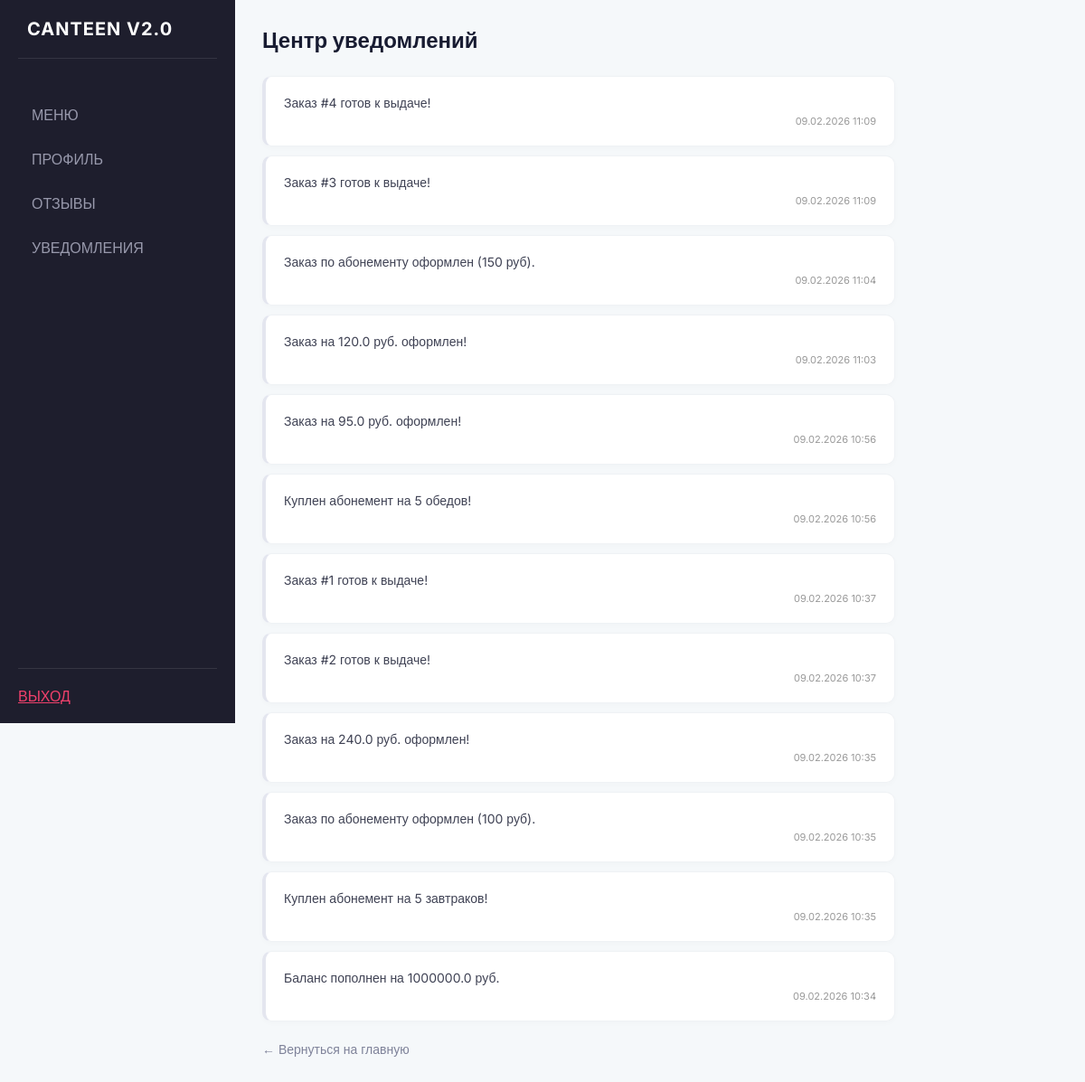
The page /notifications (signed in) on the database its author committed.
### models.py (models this page shows)
class Notification(db.Model):
    id = db.Column(db.Integer, primary_key=True)
    user_id = db.Column(db.Integer, db.ForeignKey('user.id'))
    text = db.Column(db.Text, nullable=False)
    is_read = db.Column(db.Boolean, default=False)
    date = db.Column(db.DateTime, default=datetime.now)

### app.py (the view)
@app.route('/notifications')
def notifications():
    notifs = get_notifications(session['user_id'])
    mark_all_notifications_read(session['user_id'])
    user = get_user_by_id(session['user_id'])
    return render_template('notifications.html', notifications=notifs, user=user)

### app.py (called while the page is built)
@app.after_request
def add_no_cache_headers(response):
    response.headers['Cache-Control'] = 'no-cache, no-store, must-revalidate, post-check=0, pre-check=0'
    response.headers['Pragma'] = 'no-cache'
    response.headers['Expires'] = '0'
    return response

@app.before_request
def check_session():
    public_routes = ['login', 'register', 'static', 'index']
    endpoint = request.endpoint
    if not endpoint:
        return
    if endpoint in public_routes:
        return
    if 'user_id' not in session:
        flash('Пожалуйста, войдите в систему')
        return redirect(url_for('login'))
    required_role = ROLE_REQUIRED.get(endpoint)
    if required_role is not None:
        user_role = session.get('role')
        if user_role != required_role:
            flash('У вас нет прав для доступа к этой странице')
            home = ROLE_HOME.get(user_role, 'login')
            return redirect(url_for(home))

@app.context_processor
def inject_unread_count():
    if 'user_id' in session:
        unread = get_unread_notifications(session['user_id'])
        return {'unread_count': len(unread)}
    return {'unread_count': 0}

### db_functions.py (called while the page is built)
def get_user_by_id(user_id):
    return User.query.get(user_id)

def get_notifications(user_id):
    return Notification.query.filter_by(user_id=user_id).order_by(Notification.date.desc()).all()

def get_unread_notifications(user_id):
    return Notification.query.filter_by(user_id=user_id, is_read=False).all()

def mark_all_notifications_read(user_id):
    notifs = Notification.query.filter_by(user_id=user_id, is_read=False).all()
    for n in notifs:
        n.is_read = True
    db.session.commit()

### templates/notifications.html (shortened to what this page needs)
{% extends 'base.html' %}
{% block content %}
<div style="max-width: 700px;">
    <h1>Центр уведомлений</h1>
    {% if notifications %}
        <div style="display: flex; flex-direction: column; gap: 10px;">
        {% for notif in notifications %}
            <div style="background: white; padding: 20px; border-radius: 10px; border: 1px solid #eff2f5; border-left: 4px solid {% if not notif.is_read %}var(--primary){% else %}#e4e6ef{% endif %}; box-shadow: 0 2px 6px rgba(0,0,0,0.02);">
                <div style="font-size: 14px; color: #3f4254; margin-bottom: 5px;">
                    {{ notif.text }}
                </div>
                <div style="font-size: 11px; color: #999; text-align: right;">
                    {{ notif.date.strftime('%d.%m.%Y %H:%M') }}
                </div>
            </div>
        {% endfor %}
        </div>
    {% else %}
        <div class="card" style="text-align: center; padding: 40px; color: #999;">
            У вас нет уведомлений
        </div>
    {% endif %}
    <div style="margin-top: 20px;">
        <a href="{{ url_for('index') }}" style="color: var(--text-gray); text-decoration: none; font-size: 14px;">← Вернуться на главную</a>
    </div>
</div>
{% endblock %}

### static/style.css (style rules this page uses)
:root { --sidebar-bg: #1e1e2d; --sidebar-text: #9899ac; --sidebar-active: #ffffff; --sidebar-active-bg: #2b2b40; --body-bg: #f5f8fa; --card-bg: #ffffff; --primary: #6366f1; --primary-hover: #4f46e5; --text-dark: #181c32; --text-gray: #7e8299; --success-light: #e8fff3; --success-text: #50cd89; --warning-light: #fff8dd; --warning-text: #ffc700; --danger-light: #fff5f8; --danger-text: #f1416c; --radius: 10px; }
* { margin: 0; padding: 0; box-sizing: border-box; }
body { font-family: 'Inter', sans-serif; background-color: var(--body-bg); color: var(--text-dark); display: flex; min-height: 100vh; }
h1 { font-size: 24px; font-weight: 700; margin-bottom: 25px; color: var(--text-dark); }

### rows shown on the page
Notification: text "Заказ #4 готов к выдаче!", date "09.02.2026 11:09"
Notification: text "Заказ #3 готов к выдаче!", date "09.02.2026 11:09"
Notification: text "Заказ по абонементу оформлен (150 руб).", date "09.02.2026 11:04"
Notification: text "Заказ на 120.0 руб. оформлен!", date "09.02.2026 11:03"
Notification: text "Заказ на 95.0 руб. оформлен!", date "09.02.2026 10:56"
Notification: text "Куплен абонемент на 5 обедов!", date "09.02.2026 10:56"
Notification: text "Заказ #1 готов к выдаче!", date "09.02.2026 10:37"
Notification: text "Заказ #2 готов к выдаче!", date "09.02.2026 10:37"
Notification: text "Заказ на 240.0 руб. оформлен!", date "09.02.2026 10:35"
Notification: text "Заказ по абонементу оформлен (100 руб).", date "09.02.2026 10:35"
Notification: text "Куплен абонемент на 5 завтраков!", date "09.02.2026 10:35"
Notification: text "Баланс пополнен на 1000000.0 руб.", date "09.02.2026 10:34"
